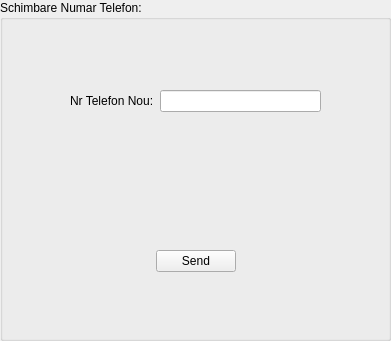
   <widget class="QGroupBox" name="Schimbare_NrTel_box">
    <property name="geometry">
     <rect>
      <x>520</x>
      <y>120</y>
      <width>391</width>
      <height>341</height>
     </rect>
    </property>
    <property name="title">
     <string>Schimbare Numar Telefon:</string>
    </property>
    <widget class="QWidget" name="layoutWidget_3">
     <property name="geometry">
      <rect>
       <x>70</x>
       <y>90</y>
       <width>251</width>
       <height>182</height>
      </rect>
     </property>
     <layout class="QVBoxLayout" name="verticalLayout_8">
      <item>
       <layout class="QHBoxLayout" name="horizontalLayout_26">
        <item>
         <widget class="QLabel" name="NrTelefonNou_label">
          <property name="text">
           <string>Nr Telefon Nou:</string>
          </property>
         </widget>
        </item>
        <item>
         <widget class="QLineEdit" name="lineEdit_NrTelefonNou"/>
        </item>
       </layout>
      </item>
      <item>
       <spacer name="verticalSpacer_12">
        <property name="orientation">
         <enum>Qt::Vertical</enum>
        </property>
        <property name="sizeHint" stdset="0">
         <size>
          <width>20</width>
          <height>40</height>
         </size>
        </property>
       </spacer>
      </item>
      <item>
       <layout class="QHBoxLayout" name="horizontalLayout_28">
        <item>
         <spacer name="horizontalSpacer_10">
          <property name="orientation">
           <enum>Qt::Horizontal</enum>
          </property>
          <property name="sizeHint" stdset="0">
           <size>
            <width>48</width>
            <height>17</height>
           </size>
          </property>
         </spacer>
        </item>
        <item>
         <widget class="QPushButton" name="sendNrTelefonButton">
          <property name="text">
           <string>Send</string>
          </property>
         </widget>
        </item>
        <item>
         <spacer name="horizontalSpacer_11">
          <property name="orientation">
           <enum>Qt::Horizontal</enum>
          </property>
          <property name="sizeHint" stdset="0">
           <size>
            <width>48</width>
            <height>17</height>
           </size>
          </property>
         </spacer>
        </item>
       </layout>
      </item>
     </layout>
    </widget>
   </widget>
